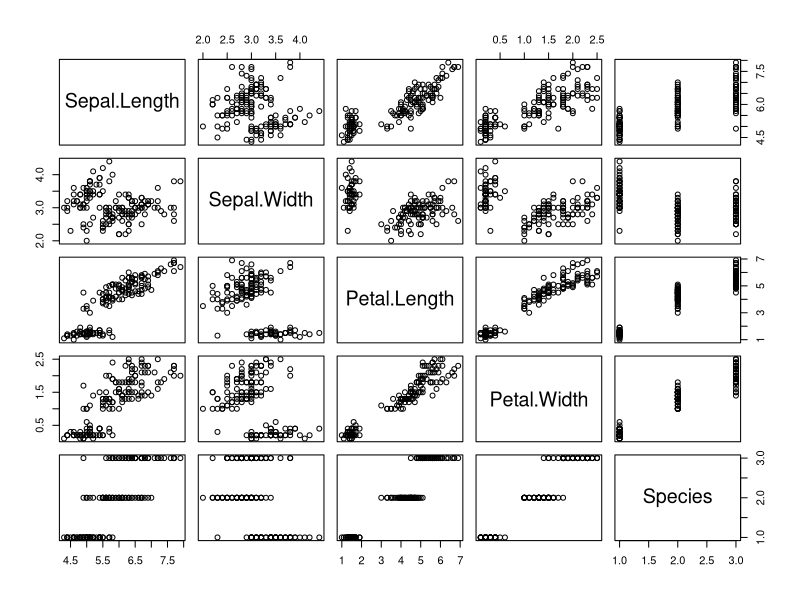
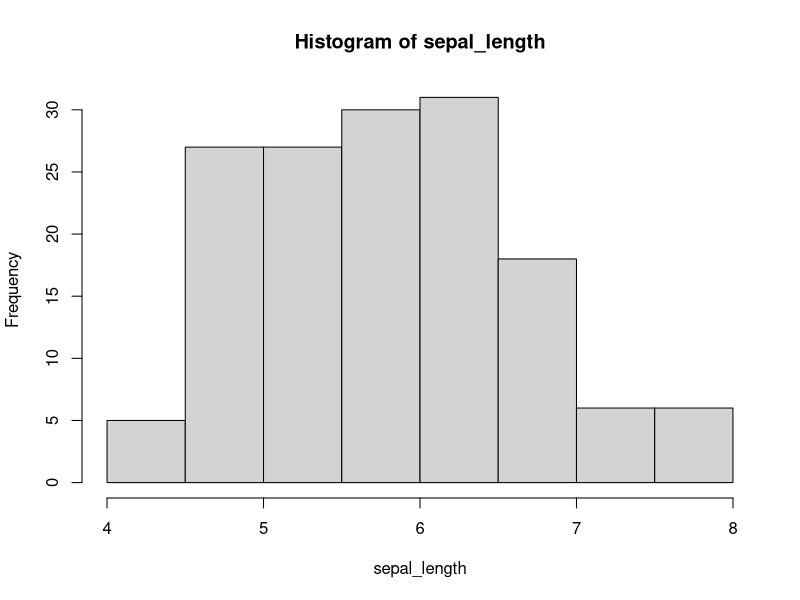
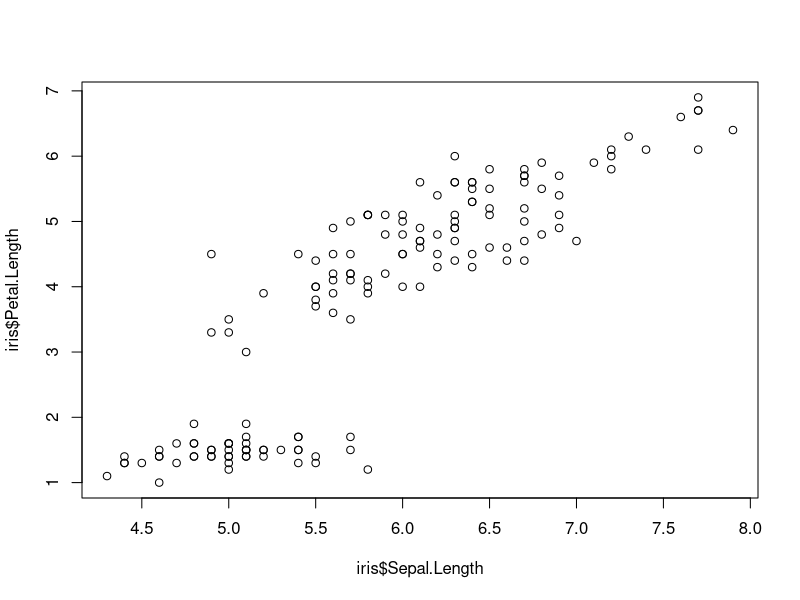
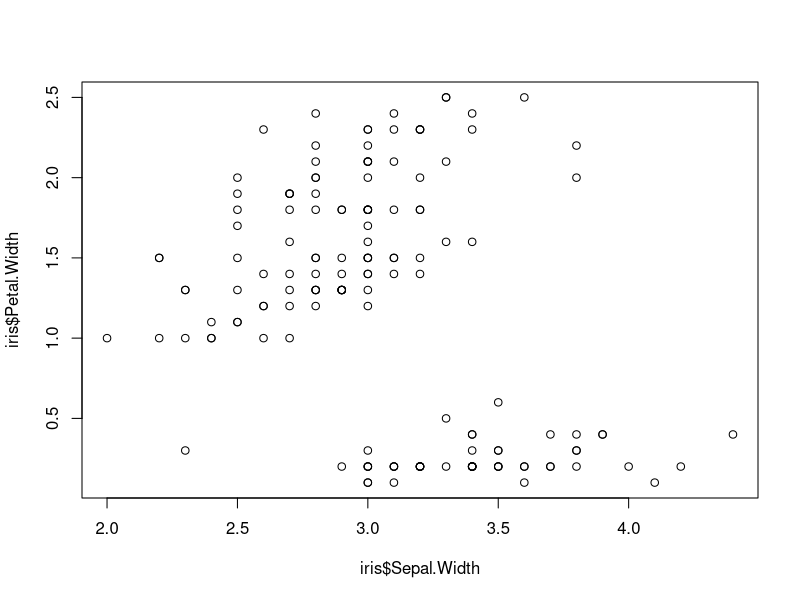
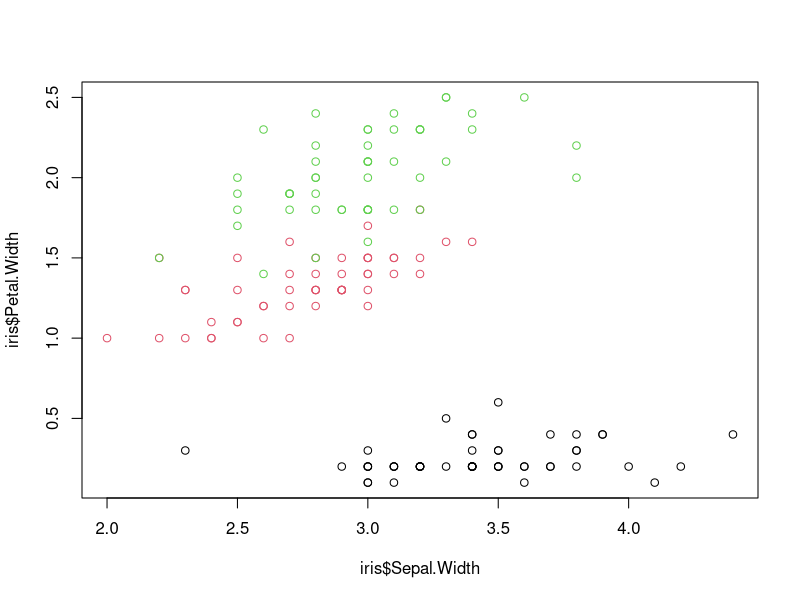

The R script that drew these images, in order:
# Title     : IRIS DATA SET
# Objective : E D A
# Created by: Rohit Jagadish
# Created on: 9/5/2020

#Iris Data Set

datasets::iris #importing iris dataset which is in-built in CRAN

data(iris) #loading the DataSet

?iris #using this "?" before a dataset, gives you details about the DataSet

head(iris) #First Five Rows of the Data

tail(iris) #Last Five Rows of the Data

dim(iris) #Dimensions of the DataFrame

names(iris) #Names of columns

str(iris) #Structure of the Data

attributes(iris) #Attributes of the Data

is.na(iris) #checkig missing data

summary(iris) #Descriptive statistical Summary of Data

iris[1:5,] #Indexing First 5 rows of the Data

iris[,1:4] #Indexing First 5 columns of the Data

#If you want to explore the first 10 rows of a particular column,
# in this case, Sepal length

iris[1:10,"Sepal.Length"]

#Basic Visualization with R , Using Plot

plot(iris)

#Histogram with hist() function
sepal_length <- iris$Sepal.Length #Assigning Variable

hist(sepal_length) #Used Hist Function

plot(iris$Sepal.Length,iris$Petal.Length)

plot(iris$Sepal.Width,iris$Petal.Width)

plot(iris$Sepal.Width,iris$Petal.Width,col=iris$Species)